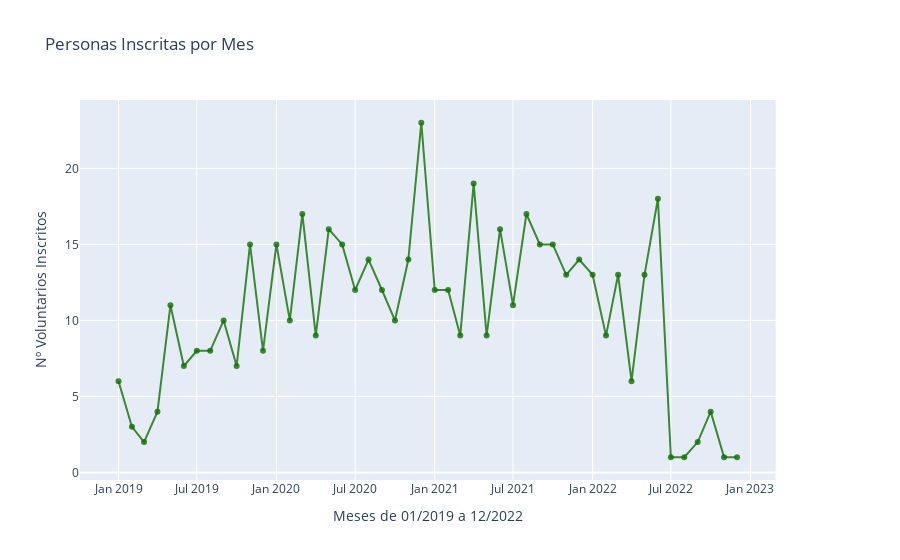

Notebook code cell kept with this figure:
### Code cell
from plotly.subplots import make_subplots

fig = make_subplots(specs=[[{'secondary_y': True}]])

fig.add_trace(
    go.Scatter(
    x = inscripciones_mensuales_v['fechaInscripcion'],
    y = inscripciones_mensuales_v['nPersonasInscritas'],
    name = 'Nº Personas Inscritas',
    mode = 'lines+markers',
    marker = dict(color = 'rgba(16, 112, 2, 0.8)'))
)

fig.update_layout(
    title_text='Personas Inscritas por Mes'
)

fig.update_xaxes(title_text='Meses de 01/2019 a 12/2022')

fig.update_yaxes(title_text='Nº Voluntarios Inscritos')

fig.show()

### Figure 1 — Plotly figure (JSON) as saved in the notebook; plotly's stock layout.template omitted (floating-point values rounded to 4 significant figures)
{"data": [{"marker": {"color": "rgba(16, 112, 2, 0.8)"}, "mode": "lines+markers", "name": "Nº Personas Inscritas", "type": "scatter", "x": ["2019-01", "2019-02", "2019-03", "2019-04", "2019-05", "2019-06", "2019-07", "2019-08", "2019-09", "2019-10", "2019-11", "2019-12", "2020-01", "2020-02", "2020-03", "2020-04", "2020-05", "2020-06", "2020-07", "2020-08", "2020-09", "2020-10", "2020-11", "2020-12", "2021-01", "2021-02", "2021-03", "2021-04", "2021-05", "2021-06", "2021-07", "2021-08", "2021-09", "2021-10", "2021-11", "2021-12", "2022-01", "2022-02", "2022-03", "2022-04", "2022-05", "2022-06", "2022-07", "2022-08", "2022-09", "2022-10", "2022-11", "2022-12"], "y": [6, 3, 2, 4, 11, 7, 8, 8, 10, 7, 15, 8, 15, 10, 17, 9, 16, 15, 12, 14, 12, 10, 14, 23, 12, 12, 9, 19, 9, 16, 11, 17, 15, 15, 13, 14, 13, 9, 13, 6, 13, 18, 1, 1, 2, 4, 1, 1]}], "layout": {"title": {"text": "Personas Inscritas por Mes"}, "xaxis": {"anchor": "y", "domain": [0, 0.94], "title": {"text": "Meses de 01/2019 a 12/2022"}}, "yaxis": {"anchor": "x", "domain": [0, 1], "title": {"text": "Nº Voluntarios Inscritos"}}, "yaxis2": {"anchor": "x", "overlaying": "y", "side": "right", "title": {"text": "Nº Voluntarios Inscritos"}}}}
